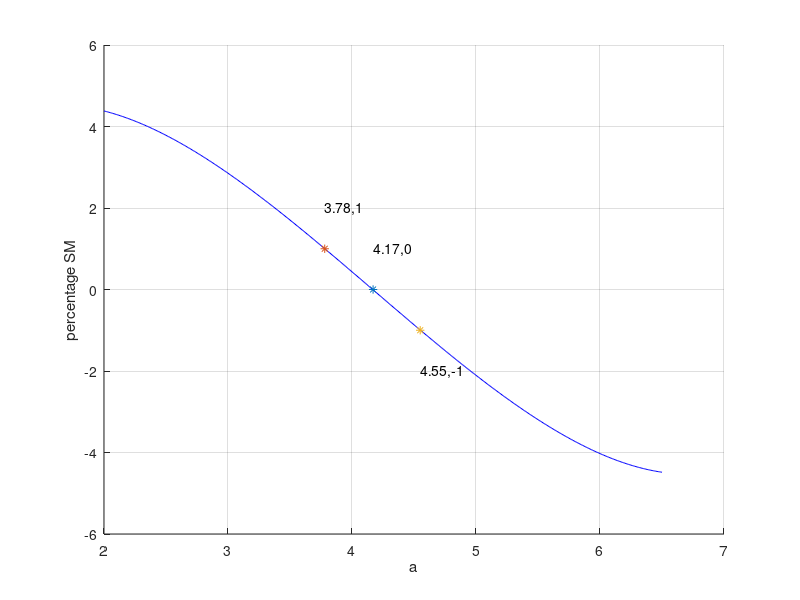

Reproduce this figure in MATLAB.
clc;
clear all;

load = [225 450 675 900 1125 1350];
cs = [67 121 171 225 257 300];
cc = cs./load;
A = [load.^2',load'];
b_a = ((A'*A)\(A'*cs'))'
b_a = [b_a, 0];
cs_f = polyval(b_a,1901/2)
cs_r = polyval(b_a,1552/2)
cal_cs_1 = polyval(b_a,load);

b_a = polyfit(load,cc,1);
b_a = [b_a, 0];
cal_cs_2 = polyval(b_a,load);
cs_f = polyval(b_a,1901/2)
cs_r = polyval(b_a,1552/2)
% plot(load,cs,'*',load,cal_cs_1,'r',load,cal_cs_2,'b')

cs_f = interp1(load,cs,1901/2)
cs_r = interp1(load,cs,1552/2)



%Static Margin calculation
L = 100/12; %feet

W = 3400;
a = 2:0.01:6.5;


for i = 1:length(a)
    b(i) = L-a(i);

    Wf = W*b(i)/L;
    Wr = W*a(i)/L;


    cs_f_p = polyval(b_a,Wf/2);
    cs_r_p = polyval(b_a,Wr/2);

    e = (cs_r_p.*b(i) - cs_f_p.*a(i))/(cs_f_p+cs_r_p);

    SM(i) = e*100/L
end



hold on
plot(a,SM,'-b')
p = polyfit(SM,a,1);
for k = 1:length(a)
    SM_new(k) = polyval(p,a(k))
end
% plot(a,SM_new,'r')
plot(4.17,0,'*')
text(4.17,1,'4.17,0')
plot(3.78,1,'*')
text(3.78,2,'3.78,1')
plot(4.55,-1,'*')
text(4.55,-2,'4.55,-1')
xlabel('a')
ylabel('percentage SM')
grid on
hold off









